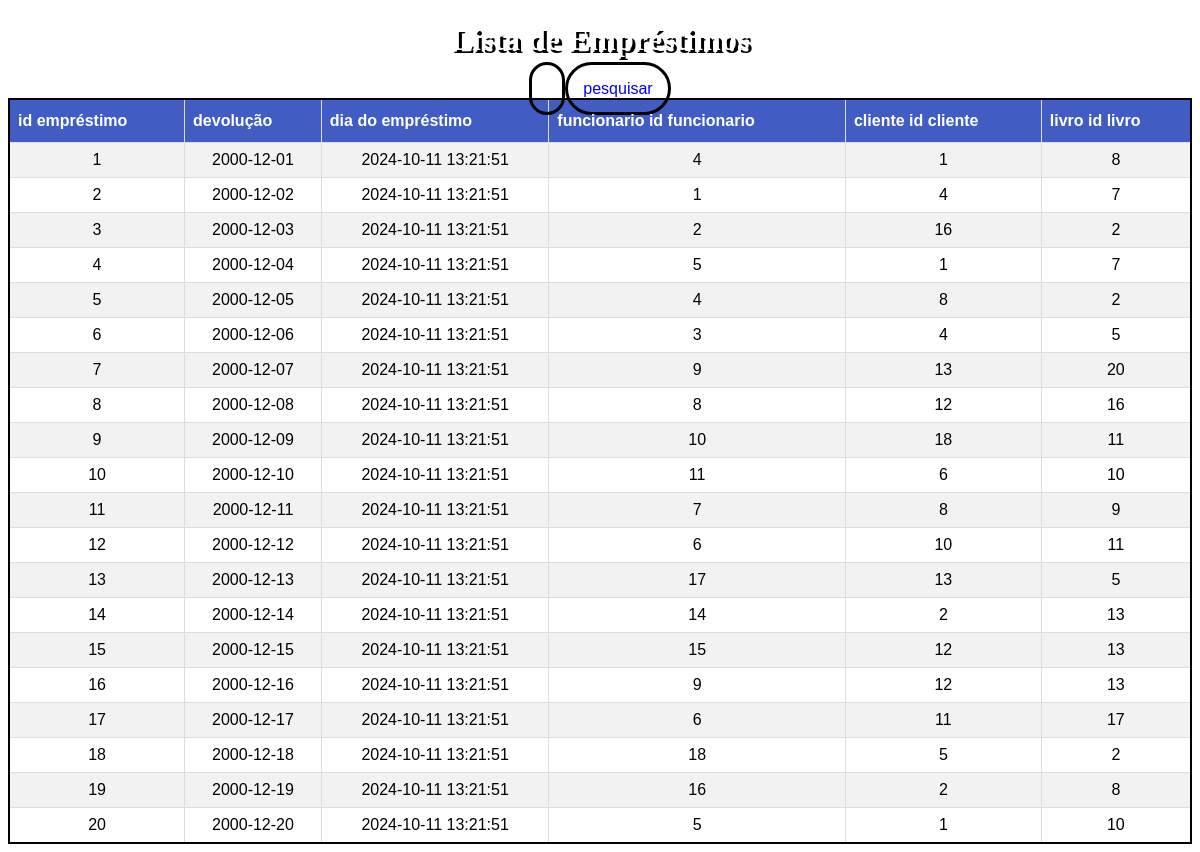
Screenshot of /emprestimosql.php (signed in) with the database file from the repository.
### tables this page shows
CREATE TABLE IF NOT EXISTS `emprestimo` (
  `idemprestimo` INT NOT NULL AUTO_INCREMENT,
  `devolucao` DATE NOT NULL,
  `dia_do_emprestimo` TIMESTAMP NOT NULL,
  `funcionario_idfuncionario` INT NOT NULL,
  `cliente_idcliente` INT NOT NULL,
  `livro_idlivro` INT NOT NULL,
  PRIMARY KEY (`idemprestimo`),
  INDEX `fk_emprestimo_funcionario1_idx` (`funcionario_idfuncionario` ASC) VISIBLE,
  INDEX `fk_emprestimo_cliente1_idx` (`cliente_idcliente` ASC) VISIBLE,
  INDEX `fk_emprestimo_livro1_idx` (`livro_idlivro` ASC) VISIBLE,
  CONSTRAINT `fk_emprestimo_funcionario1`
    FOREIGN KEY (`funcionario_idfuncionario`)
    REFERENCES `funcionario` (`idfuncionario`)
    ON DELETE CASCADE
    ON UPDATE CASCADE,
  CONSTRAINT `fk_emprestimo_cliente1`
    FOREIGN KEY (`cliente_idcliente`)
    REFERENCES `cliente` (`idcliente`)
    ON DELETE CASCADE
    ON UPDATE CASCADE,
  CONSTRAINT `fk_emprestimo_livro1`
    FOREIGN KEY (`livro_idlivro`)
    REFERENCES `livro` (`idlivro`)
    ON DELETE CASCADE
    ON UPDATE CASCADE);

### public/emprestimosql.php (the view, shortened to what this page needs)
<!DOCTYPE html>
<html lang="en">
<head>
    <link rel="stylesheet" href="./css/estilo.css">
</head>
<body>
<h1>Lista de Empréstimos</h1>
<table class= decoracao >
    <tr>
        <th>id empréstimo</th>
        <th>devolução</th>
        <th>dia do empréstimo</th>
        <th>funcionario id funcionario</th>
        <th>cliente id cliente </th>
        <th>livro id livro</th>
        <a href="../controle/pesquisaremprestimo.php"></a>
    </tr>
    <?php
        require_once "../controle/conexao.php";
        $sql = "SELECT * FROM emprestimo";
        $resultados = mysqli_query($conexao, $sql);
        while ($linha = mysqli_fetch_array($resultados)) {
        $id = $linha['idemprestimo'];
        $devolucao = $linha['devolucao'];
        $dia_do_emprestimo = $linha['dia_do_emprestimo'];
        $funcionario = $linha['funcionario_idfuncionario'];
        $cliente = $linha["cliente_idcliente"];
        $livro = $linha["livro_idlivro"];
        echo "<tr>";
        echo "<td>$id</td>";
        echo "<td>$devolucao</td>";
        echo "<td>$dia_do_emprestimo</td>";
        echo "<td>$funcionario</td>";
        echo "<td>$cliente</td>";
        echo "<td>$livro</td>";
        echo "</tr>";
        }
        ?>
          <a href='../controle/pesquisaremprestimo.php'>pesquisar</a>
</body>
</html>

### public/css/estilo.css (style rules this page uses)
h1 { text-shadow: 3px 3px rgb(0, 0, 0); text-align: center; color: #ffffff; }
a { text-decoration: none; border: solid; border-radius: 30px; border-color: rgb(0, 0, 0); padding: 15px; }
body { background-color: #ffffff; text-align: center; }
td { border-width: 1px; border-style: solid; border-color: black; }
table { border-width: 2px; border-style: solid; border-color: black; }
a { box-sizing: border-box; }
a { margin: 0; font-family: Arial, Helvetica, sans-serif; }
.decoracao { font-family: Arial, Helvetica, sans-serif; border-collapse: collapse; width: 100%; }
.decoracao td, .decoracao th { border: 1px solid #ddd; padding: 8px; }
.decoracao tr:nth-child(even) { background-color: #f2f2f2; }
.decoracao th { padding-top: 12px; padding-bottom: 12px; text-align: left; background-color: #415dc3; color: white; }

### rows the page displays
emprestimo: idemprestimo "1", devolucao "2000-12-01", dia_do_emprestimo "2024-10-11 13:21:51", funcionario_idfuncionario "4", cliente_idcliente "1", livro_idlivro "8"
emprestimo: idemprestimo "2", devolucao "2000-12-02", dia_do_emprestimo "2024-10-11 13:21:51", funcionario_idfuncionario "1", cliente_idcliente "4", livro_idlivro "7"
emprestimo: idemprestimo "3", devolucao "2000-12-03", dia_do_emprestimo "2024-10-11 13:21:51", funcionario_idfuncionario "2", cliente_idcliente "16", livro_idlivro "2"
emprestimo: idemprestimo "4", devolucao "2000-12-04", dia_do_emprestimo "2024-10-11 13:21:51", funcionario_idfuncionario "5", cliente_idcliente "1", livro_idlivro "7"
emprestimo: idemprestimo "5", devolucao "2000-12-05", dia_do_emprestimo "2024-10-11 13:21:51", funcionario_idfuncionario "4", cliente_idcliente "8", livro_idlivro "2"
emprestimo: idemprestimo "6", devolucao "2000-12-06", dia_do_emprestimo "2024-10-11 13:21:51", funcionario_idfuncionario "3", cliente_idcliente "4", livro_idlivro "5"
emprestimo: idemprestimo "7", devolucao "2000-12-07", dia_do_emprestimo "2024-10-11 13:21:51", funcionario_idfuncionario "9", cliente_idcliente "13", livro_idlivro "20"
emprestimo: idemprestimo "8", devolucao "2000-12-08", dia_do_emprestimo "2024-10-11 13:21:51", funcionario_idfuncionario "8", cliente_idcliente "12", livro_idlivro "16"
emprestimo: idemprestimo "9", devolucao "2000-12-09", dia_do_emprestimo "2024-10-11 13:21:51", funcionario_idfuncionario "10", cliente_idcliente "18", livro_idlivro "11"
emprestimo: idemprestimo "10", devolucao "2000-12-10", dia_do_emprestimo "2024-10-11 13:21:51", funcionario_idfuncionario "11", cliente_idcliente "6", livro_idlivro "10"
emprestimo: idemprestimo "11", devolucao "2000-12-11", dia_do_emprestimo "2024-10-11 13:21:51", funcionario_idfuncionario "7", cliente_idcliente "8", livro_idlivro "9"
emprestimo: idemprestimo "12", devolucao "2000-12-12", dia_do_emprestimo "2024-10-11 13:21:51", funcionario_idfuncionario "6", cliente_idcliente "10", livro_idlivro "11"
emprestimo: idemprestimo "13", devolucao "2000-12-13", dia_do_emprestimo "2024-10-11 13:21:51", funcionario_idfuncionario "17", cliente_idcliente "13", livro_idlivro "5"
emprestimo: idemprestimo "14", devolucao "2000-12-14", dia_do_emprestimo "2024-10-11 13:21:51", funcionario_idfuncionario "14", cliente_idcliente "2", livro_idlivro "13"
emprestimo: idemprestimo "15", devolucao "2000-12-15", dia_do_emprestimo "2024-10-11 13:21:51", funcionario_idfuncionario "15", cliente_idcliente "12", livro_idlivro "13"
emprestimo: idemprestimo "16", devolucao "2000-12-16", dia_do_emprestimo "2024-10-11 13:21:51", funcionario_idfuncionario "9", cliente_idcliente "12", livro_idlivro "13"
emprestimo: idemprestimo "17", devolucao "2000-12-17", dia_do_emprestimo "2024-10-11 13:21:51", funcionario_idfuncionario "6", cliente_idcliente "11", livro_idlivro "17"
emprestimo: idemprestimo "18", devolucao "2000-12-18", dia_do_emprestimo "2024-10-11 13:21:51", funcionario_idfuncionario "18", cliente_idcliente "5", livro_idlivro "2"
emprestimo: idemprestimo "19", devolucao "2000-12-19", dia_do_emprestimo "2024-10-11 13:21:51", funcionario_idfuncionario "16", cliente_idcliente "2", livro_idlivro "8"
emprestimo: idemprestimo "20", devolucao "2000-12-20", dia_do_emprestimo "2024-10-11 13:21:51", funcionario_idfuncionario "5", cliente_idcliente "1", livro_idlivro "10"
